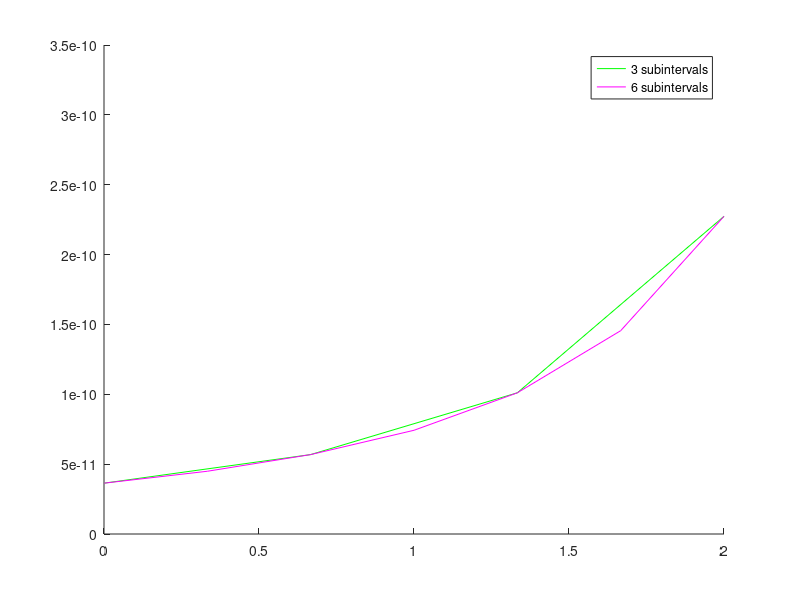

Write the MATLAB code that produced this figure.
%#!/usr/bin/octave -qf --traditional
% this is the bonus assignment
% SB_ namespace for user defined functions

%arg_list = argv ();

%num = str2int(arg_list{1});
%fprintf ('' . program_name () . ' You entered: ' . num);

% defines: constants and initial conditions
format long;
global a=0;
global b=0;
global x=0;
global y=0;
global R=50;
global r=20;
global abserr = 0.1; % threshold to continue loop
global L=2; % 2 meters %L = input('Enter a number to represent the beam length in metres: ');
global t=a:1:L; % legend('-DynamicLegend'); % for plotting
global h;
global cmap = hsv(6);
global P=20000; % 20 kN %P = input('Enter a number to represent the force to place on the beam: ');
global E = 70*10^9;
global result = 1; % initialize to allow execution;
global iteration = 0;
global legend_array;
global old_legend_array;

function [result] = Simpsons38 (Fun,a,b)
	global iteration;
    global result;
	global abserr;  
    global a;
    global L;
    global h;
    global cmap; % color map
	global legend_array;
	global old_legend_array;
    global t; % for plotting
	result = 1;
	fprintf('\r\nStarting execution of S38\r\n');
    fprintf('Range of evaluation [%f,%f]\r\n',a,b);
    i = 3; % Simpsons rule should only be evaluated with even subintervals!
    if (mod(i,3)>0)
        fprintf ('	S38 method must be evaluated with even subintervals! %d is not a valid number of intervals!\r\n');
    endif;

    % execute Simpson's loop if the number of intervals is even and difference not less than 0.1
    do
        iteration = iteration+1;
        points = i+1;
		fprintf('  Simpson 3/8: iteration:%d\r\n',iteration);
        iteration_title = strcat('  Simspon 3/8: intervals:', int2str(i));
        result_matrix = size(points,2);

        fprintf('  Subintervals: %d\r\n', i);
        fprintf('  Points: %d\r\n', points);
            h = (a+b)/i; % calculate the interval width
        fprintf('  Interval width: %f\r\n', h);

        % evaluate first term
        fprintf('  >>Calculating first_term\r\n');
        first_term = Fun(a);
        result_matrix(1,round(a/h+1)) = [a]; % store x value
        result_matrix(2,round(a/h+1)) = [first_term]; % store y value

            % first sum will be evaluated for 2,3, 5,6, 8,9, 11,12 etc.
            % first sum will be multiplied by 3
            first_sum = 0; %initialize
            % skip to the second term
            j = a + h;
        interval = 1;
        fprintf('  >>Calculating first_sum\r\n');
        while (j<(b-h))
            l = j;
            k = j + h; % term for the second evaluation, Fun(k)
            j_term = Fun(j);
            result_matrix(1,round(j/h+1)) = [j]; % store x value
            result_matrix(2,round(j/h+1)) = [j_term]; % store y value
            k_term = Fun(k);
            result_matrix(1,round(k/h+1)) = [k]; % store x value
            result_matrix(2,round(k/h+1)) = [k_term]; % store y value
            first_sum = first_sum + j_term + k_term;
            j = l + (h*3); % increment for the next loop
        endwhile;

        % second sum will be evaluated for 4,7,10,13, etc.
        % second sum will be multiplied by 2
        second_sum = 0; % initialize

        % skip to the fourth term
        j = a + h + h + h;
        fprintf('  >>Calculating second_sum\r\n');
        while (j < (b-h))			
            j_term = Fun(j);
            result_matrix(1,round(j/h+1)) = [j]; % store x value
            result_matrix(2,round(j/h+1)) = [j_term]; % store y value
            second_sum = second_sum + j_term;
            j = j + (h*3);
        endwhile;

        % evaluate last term
        fprintf('  >>Calculating last term\r\n');
        last_term = Fun(b);
        result_matrix(1,round(b/h+1)) = [b]; % store x value
        result_matrix(2,round(b/h+1)) = [last_term]; % store y value

        % save old Simpson sum
        old_result = result;

        % add up all the results for new result
        result = (3*h/8)*(first_term + 3*first_sum + 2*second_sum + last_term);
		fprintf ('  Result: %e\r\n',result);

        % calculate the difference between the last Simpson sum
        SimpsonDifference = old_result - result;
        fprintf('  Simpson Difference:%e\r\n',SimpsonDifference);
        
        % plotting
        fprintf([repmat('%e\t', 1, size(result_matrix, 2)) '\n'], result_matrix');
        hold on;
        t = a:h:L;
        p = plot ( t, result_matrix(2,:), 'Color', cmap( mod(i,7) , : ) );
		set(p,'userdata',iteration_title);
		
        %plot ( t, result_matrix(2,:),'b');
        %legend(iteration_title);

        i = i * 2; % double the interval count

    until (SimpsonDifference <= abserr); fprintf('\r\nHit exit condition\r\n\r\n');
	%..collect labels from each curve and put up legend
	fprintf('children:%d\r\n',iteration);
	legend('3 subintervals','6 subintervals'); 
	iteration = 0;
endfunction;

% subfunctions
fprintf ('Testing subfunctions\r\n');

% function for cross-sectional area of a beam
function [area] = SB_crossSectionalArea(x,L)
	global R; 
    global r; 	
	area = pi * ( R - (R-r)/L * x )^2;
	fprintf('	SB_crossSectionalArea() x=%f R=%f r=%f L=%f Area=%f \r\n',x,R,r,L,area);
endfunction; SB_crossSectionalArea(3,100); % test this function

% function for the normal strain in a beam
% P : force applied
% E : Modulus of Elasticity, 70 GPa
% A : Cross-sectional area of the beam
function [normal_strain] = SB_normalStrain(P,A)
	global E;
	normal_strain = P / ( E * A );
endfunction; SB_normalStrain(20,7000); % test this function

% function to combine the previous functions in composite displacement function
function [displacement] = SB_compositeDisplacement(x)
    global P;
    global E;
    global L = 12;
    global R;
    global r;
    fprintf('	SB_compositeDisplacement() (%d / %e) * ( 1 / ( pi * ( ( %d - ((%d-%d)/%d)*%d) )^2 ) )\r\n',P,E,R,R,r,L,x);
    displacement = (P / E) * ( 1 / ( pi * ( ( R - ((R-r)/L)*x) )^2 ) );
endfunction; SB_compositeDisplacement(10); % test this function

% inline function for displacement at given x
SB_inline_comDis = inline('(P ./ E) * ( 1 ./ ( pi * ( ( R - ((R-r)/L)*x) ).^2 ) )');
% anonymous function for displacement at given x
SB_anon_comDis = @(t)(P ./ E) * ( 1 ./ ( pi * ( ( R - ((R-r)/L)*t) ).^2 ) );
% loose function 
SB_loose_comDis = (P ./ E) * ( 1 ./ ( pi * ( ( R - ((R-r)/L)*t) ).^2 ) );

% function to calculate the displacement of a point x = x_p along the beam
function [displacement] = SB_pointDisplacement(x_p)
    global P;
	global L;
	global E;
    A = SB_crossSectionalArea(x_p,L);
	displacement = SB_normalStrain(P,A);
	fprintf('	SB_pointDisplacement()  x=%f P=%f A=%f E=%e displacement=%e \r\n',x_p,P,A,E,displacement);
endfunction; SB_pointDisplacement(10); % test this function 

% calculate the displacement with QUAD
q = quad(SB_anon_comDis,a,L,0.1);
fprintf ('integrate fun(P ./ E) * ( 1 ./ ( pi * ( ( R - ((R-r)/L)*x) ).^2 ) ) between [%d,%d]\r\n',a,L);
fprintf ('quad(fun,a,L,0.1) = %e\r\n', q);

% evaluate user-defined Simpsons38 function 
Simpsons38( @SB_pointDisplacement, 0, L);


% plot the QUAD calculated displacement as a function of x
%t = a:1:L;
%subplot(a,1,L);
%legend ('1','2');
hold off;
